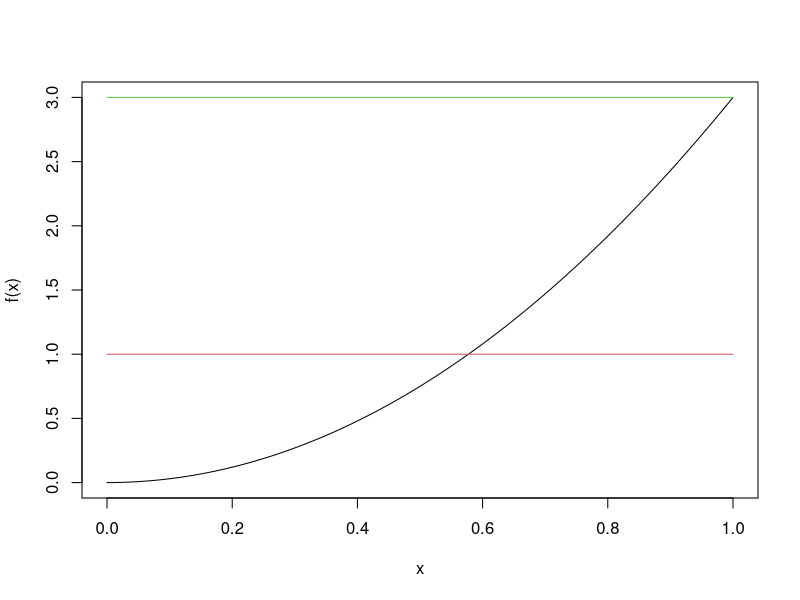
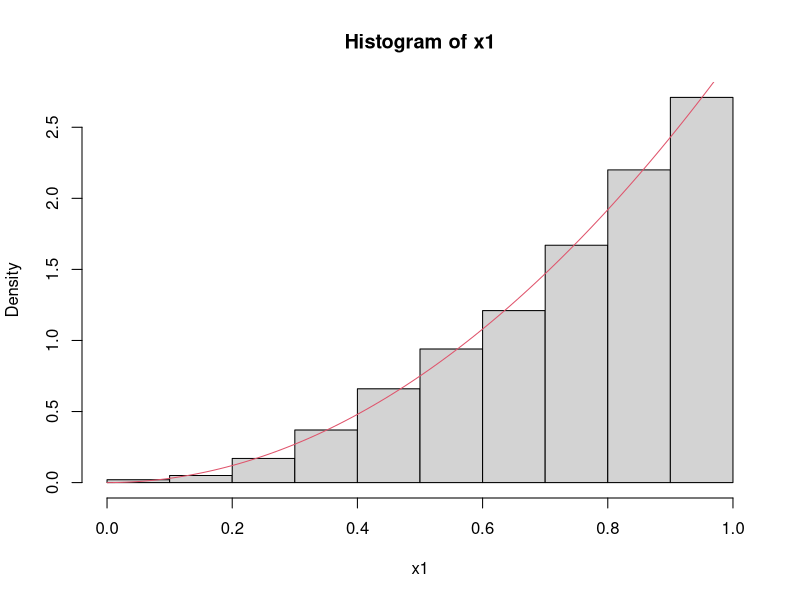
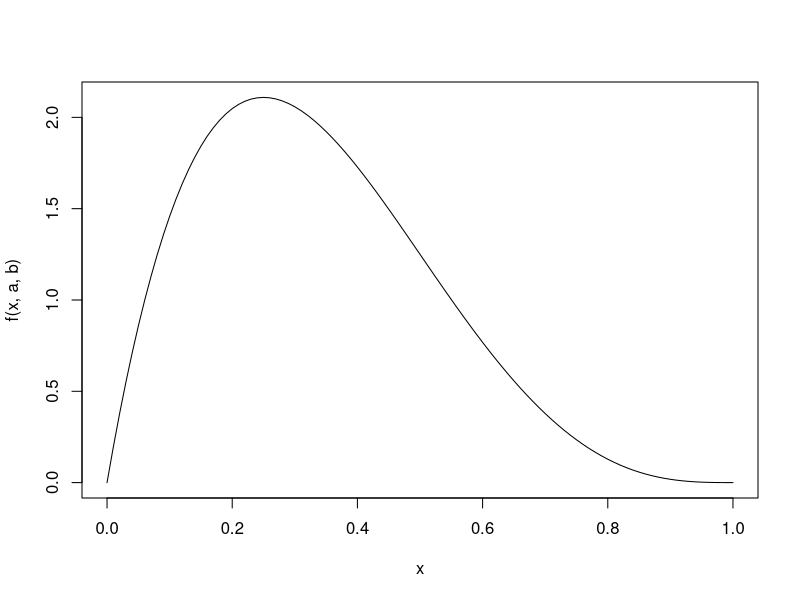
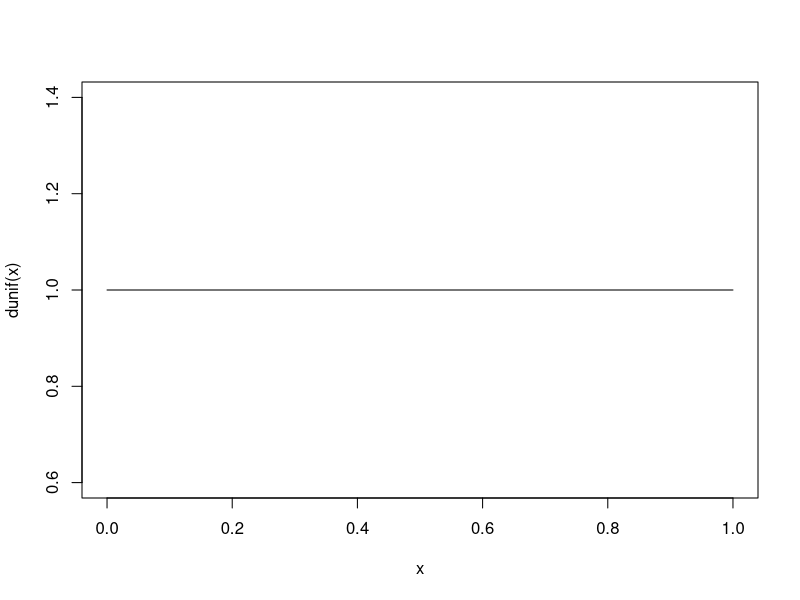
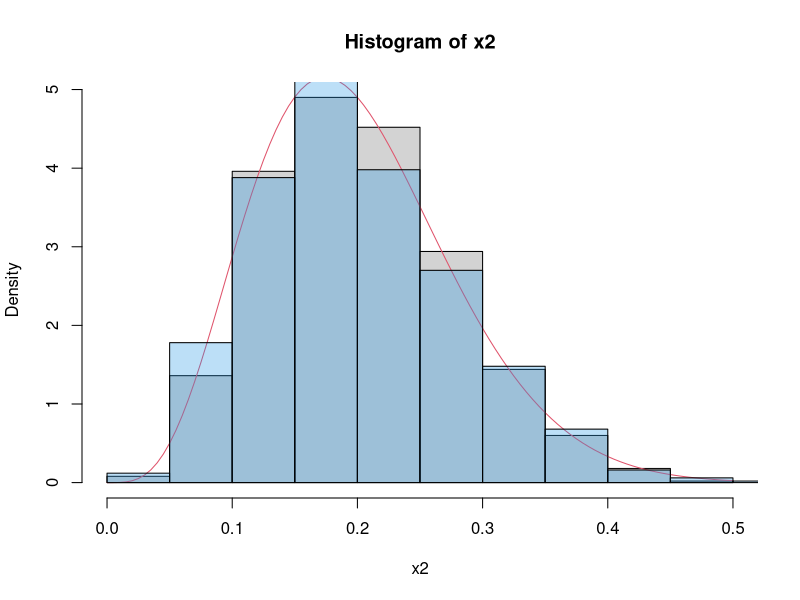
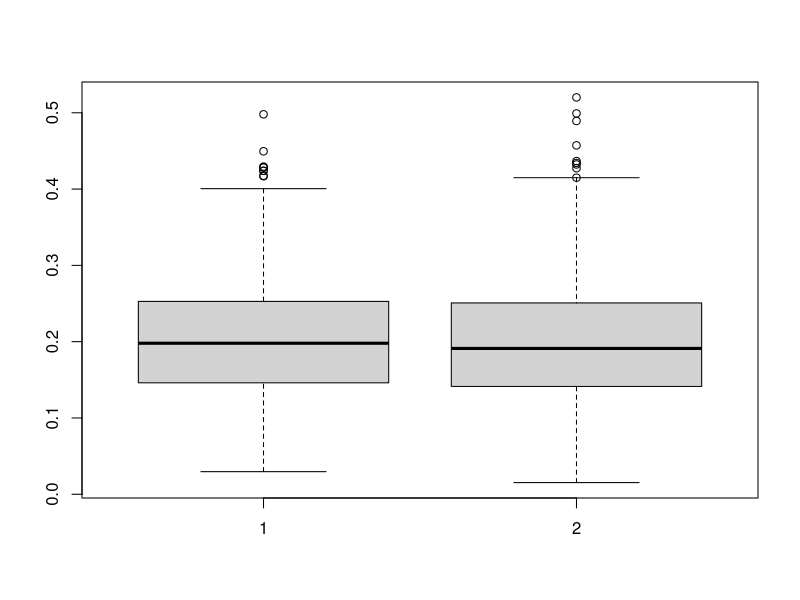

Generate these figures, in order, with R:
# Aula 4.2 - Aceitacao-Rejeicao - Discretas

# 1 ----

f <- function(x){
  3*x^2
}

curve(f)
curve(dunif(x), col=2, add = T)

optimise(f, c(0,1), maximum = T) #2.999603
k <- 2.999603
curve(k*dunif(x), col=3, add = T)

r_quadr <- function(n){

  x_gerado = NULL
  j = 0
  k = 2.999603

  while(j<n){

    y = runif(1)

    u = runif(1)

    px = 3*y^2
    qy = 1

    if(u < px/(k*qy)){
      j = j+1
      x_gerado[j] = y
    }
  }
  x_gerado
}

x1 <- r_quadr(1000)
hist(x1, freq = F)
curve(f, add = T, col = 2)

# 2 ----

f <- function(x , a, b){
  dbeta(x , a, b)
}

a = 2
b = 4
curve(f(x, a, b))

optimize(f, c(0,1), a = a, b = b, maximum = T)$objective

curve(dunif(x))

r_beta <- function(n, a, b){
  x_gerado = NULL
  j = 0
  k = optimize(dbeta, c(0,1), shape1 = a, shape2 = b, maximum = T)$objective

  while(j<n){
    y = runif(1)
    u = runif(1)

    px = dbeta(y, a, b)
    qy = 1

    if(u < px/(k*qy)){
      j = j+1
      x_gerado[j] = y
    }
  }
  x_gerado
}

x2 <- r_beta(1000, 5, 20)
hist(x2,freq = F)
curve(dbeta(x, 5, 20), col = 2, add = T)

x2_R <- r_beta(1000, 5, 20)
hist(x2_R,freq = F, add = T, col= adjustcolor(4, alpha.f = 0.3))

summary(x2)
summary(x2_R)

boxplot(x2, x2_R)
